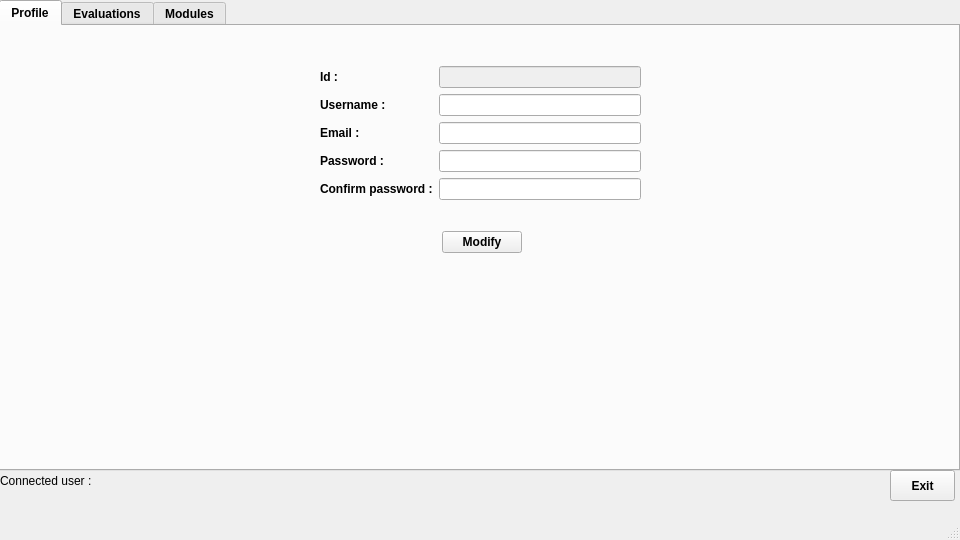
<?xml version="1.0" encoding="UTF-8"?>
<ui version="4.0">
 <class>UIFormateur</class>
 <widget class="QMainWindow" name="UIFormateur">
  <property name="geometry">
   <rect>
    <x>0</x>
    <y>0</y>
    <width>960</width>
    <height>540</height>
   </rect>
  </property>
  <property name="minimumSize">
   <size>
    <width>960</width>
    <height>540</height>
   </size>
  </property>
  <property name="maximumSize">
   <size>
    <width>960</width>
    <height>540</height>
   </size>
  </property>
  <property name="font">
   <font>
    <family>Tahoma</family>
   </font>
  </property>
  <property name="windowTitle">
   <string>MainWindow</string>
  </property>
  <widget class="QWidget" name="centralwidget">
   <widget class="QTabWidget" name="tabWidget">
    <property name="geometry">
     <rect>
      <x>-1</x>
      <y>0</y>
      <width>961</width>
      <height>471</height>
     </rect>
    </property>
    <property name="font">
     <font>
      <family>Tahoma</family>
      <weight>75</weight>
      <bold>true</bold>
     </font>
    </property>
    <property name="currentIndex">
     <number>0</number>
    </property>
    <widget class="QWidget" name="tabProfile">
     <attribute name="title">
      <string>Profile</string>
     </attribute>
     <widget class="QWidget" name="horizontalLayoutWidget_5">
      <property name="geometry">
       <rect>
        <x>-1</x>
        <y>40</y>
        <width>961</width>
        <height>161</height>
       </rect>
      </property>
      <layout class="QHBoxLayout" name="horizontalLayout_14">
       <item>
        <spacer name="horizontalSpacer_7">
         <property name="orientation">
          <enum>Qt::Horizontal</enum>
         </property>
         <property name="sizeHint" stdset="0">
          <size>
           <width>40</width>
           <height>20</height>
          </size>
         </property>
        </spacer>
       </item>
       <item>
        <layout class="QFormLayout" name="formLayout_7">
         <item row="0" column="0">
          <widget class="QLabel" name="labelId_7">
           <property name="font">
            <font>
             <family>Tahoma</family>
             <weight>75</weight>
             <bold>true</bold>
            </font>
           </property>
           <property name="text">
            <string>Id :</string>
           </property>
          </widget>
         </item>
         <item row="0" column="1">
          <widget class="QLineEdit" name="lineEditId_7">
           <property name="enabled">
            <bool>false</bool>
           </property>
           <property name="font">
            <font>
             <family>Tahoma</family>
             <weight>50</weight>
             <bold>false</bold>
            </font>
           </property>
          </widget>
         </item>
         <item row="1" column="0">
          <widget class="QLabel" name="labelUsername_7">
           <property name="font">
            <font>
             <family>Tahoma</family>
             <weight>75</weight>
             <bold>true</bold>
            </font>
           </property>
           <property name="text">
            <string>Username :</string>
           </property>
          </widget>
         </item>
         <item row="1" column="1">
          <widget class="QLineEdit" name="lineEditUsername_7">
           <property name="font">
            <font>
             <family>Tahoma</family>
             <weight>50</weight>
             <bold>false</bold>
            </font>
           </property>
          </widget>
         </item>
         <item row="2" column="0">
          <widget class="QLabel" name="labelEmail_5">
           <property name="font">
            <font>
             <family>Tahoma</family>
             <weight>75</weight>
             <bold>true</bold>
            </font>
           </property>
           <property name="text">
            <string>Email :</string>
           </property>
          </widget>
         </item>
         <item row="2" column="1">
          <widget class="QLineEdit" name="lineEditEmail_5">
           <property name="font">
            <font>
             <family>Tahoma</family>
             <weight>50</weight>
             <bold>false</bold>
            </font>
           </property>
          </widget>
         </item>
         <item row="3" column="0">
          <widget class="QLabel" name="labelPassword_7">
           <property name="font">
            <font>
             <family>Tahoma</family>
             <weight>75</weight>
             <bold>true</bold>
            </font>
           </property>
           <property name="text">
            <string>Password :</string>
           </property>
          </widget>
         </item>
         <item row="3" column="1">
          <widget class="QLineEdit" name="lineEditPassword_7">
           <property name="font">
            <font>
             <family>Tahoma</family>
             <weight>50</weight>
             <bold>false</bold>
            </font>
           </property>
           <property name="echoMode">
            <enum>QLineEdit::Password</enum>
           </property>
          </widget>
         </item>
         <item row="4" column="0">
          <widget class="QLabel" name="labelConfirmPassword_7">
           <property name="font">
            <font>
             <family>Tahoma</family>
             <weight>75</weight>
             <bold>true</bold>
            </font>
           </property>
           <property name="text">
            <string>Confirm password :</string>
           </property>
          </widget>
         </item>
         <item row="4" column="1">
          <widget class="QLineEdit" name="lineEditConfirmPassword_7">
           <property name="font">
            <font>
             <family>Tahoma</family>
             <weight>50</weight>
             <bold>false</bold>
            </font>
           </property>
           <property name="echoMode">
            <enum>QLineEdit::Password</enum>
           </property>
          </widget>
         </item>
        </layout>
       </item>
       <item>
        <spacer name="horizontalSpacer_9">
         <property name="orientation">
          <enum>Qt::Horizontal</enum>
         </property>
         <property name="sizeHint" stdset="0">
          <size>
           <width>40</width>
           <height>20</height>
          </size>
         </property>
        </spacer>
       </item>
      </layout>
     </widget>
     <widget class="QWidget" name="horizontalLayoutWidget_6">
      <property name="geometry">
       <rect>
        <x>0</x>
        <y>200</y>
        <width>961</width>
        <height>32</height>
       </rect>
      </property>
      <layout class="QHBoxLayout" name="horizontalLayout_15">
       <item>
        <spacer name="horizontalSpacer_11">
         <property name="orientation">
          <enum>Qt::Horizontal</enum>
         </property>
         <property name="sizeHint" stdset="0">
          <size>
           <width>40</width>
           <height>20</height>
          </size>
         </property>
        </spacer>
       </item>
       <item>
        <widget class="QPushButton" name="pushButtonModifyProfile">
         <property name="font">
          <font>
           <family>Tahoma</family>
           <weight>75</weight>
           <bold>true</bold>
          </font>
         </property>
         <property name="text">
          <string>Modify</string>
         </property>
        </widget>
       </item>
       <item>
        <spacer name="horizontalSpacer_10">
         <property name="orientation">
          <enum>Qt::Horizontal</enum>
         </property>
         <property name="sizeHint" stdset="0">
          <size>
           <width>40</width>
           <height>20</height>
          </size>
         </property>
        </spacer>
       </item>
      </layout>
     </widget>
    </widget>
    <widget class="QWidget" name="tabEvaluations">
     <attribute name="title">
      <string>Evaluations</string>
     </attribute>
     <widget class="QWidget" name="horizontalLayoutWidget_2">
      <property name="geometry">
       <rect>
        <x>0</x>
        <y>410</y>
        <width>951</width>
        <height>32</height>
       </rect>
      </property>
      <layout class="QHBoxLayout" name="horizontalLayout_12">
       <item>
        <spacer name="horizontalSpacer_6">
         <property name="orientation">
          <enum>Qt::Horizontal</enum>
         </property>
         <property name="sizeHint" stdset="0">
          <size>
           <width>40</width>
           <height>20</height>
          </size>
         </property>
        </spacer>
       </item>
       <item>
        <widget class="QPushButton" name="pushButtonConfirm">
         <property name="font">
          <font>
           <family>Tahoma</family>
           <weight>75</weight>
           <bold>true</bold>
          </font>
         </property>
         <property name="text">
          <string>Confirm</string>
         </property>
        </widget>
       </item>
       <item>
        <widget class="QPushButton" name="pushButtonList">
         <property name="font">
          <font>
           <family>Tahoma</family>
           <weight>75</weight>
           <bold>true</bold>
          </font>
         </property>
         <property name="text">
          <string>List</string>
         </property>
        </widget>
       </item>
       <item>
        <widget class="QPushButton" name="pushButtonDelete">
         <property name="font">
          <font>
           <family>Tahoma</family>
           <weight>75</weight>
           <bold>true</bold>
          </font>
         </property>
         <property name="text">
          <string>Delete</string>
         </property>
        </widget>
       </item>
       <item>
        <widget class="QPushButton" name="pushButtonReset">
         <property name="font">
          <font>
           <family>Tahoma</family>
           <weight>75</weight>
           <bold>true</bold>
          </font>
         </property>
         <property name="text">
          <string>Reset</string>
         </property>
        </widget>
       </item>
      </layout>
     </widget>
     <widget class="QTableView" name="tableViewStudents">
      <property name="geometry">
       <rect>
        <x>335</x>
        <y>40</y>
        <width>611</width>
        <height>221</height>
       </rect>
      </property>
      <property name="font">
       <font>
        <family>Tahoma</family>
        <weight>50</weight>
        <bold>false</bold>
       </font>
      </property>
     </widget>
     <widget class="QWidget" name="horizontalLayoutWidget_3">
      <property name="geometry">
       <rect>
        <x>-1</x>
        <y>0</y>
        <width>951</width>
        <height>38</height>
       </rect>
      </property>
      <layout class="QHBoxLayout" name="horizontalLayout_10">
       <item>
        <spacer name="horizontalSpacer_5">
         <property name="orientation">
          <enum>Qt::Horizontal</enum>
         </property>
         <property name="sizeHint" stdset="0">
          <size>
           <width>40</width>
           <height>20</height>
          </size>
         </property>
        </spacer>
       </item>
       <item>
        <widget class="QLabel" name="labelFindBy">
         <property name="font">
          <font>
           <family>Tahoma</family>
           <weight>75</weight>
           <bold>true</bold>
          </font>
         </property>
         <property name="text">
          <string>Find student by</string>
         </property>
        </widget>
       </item>
       <item>
        <widget class="QComboBox" name="comboBoxFindBy">
         <property name="font">
          <font>
           <family>Tahoma</family>
           <weight>50</weight>
           <bold>false</bold>
          </font>
         </property>
         <property name="currentIndex">
          <number>0</number>
         </property>
         <item>
          <property name="text">
           <string>Id</string>
          </property>
         </item>
         <item>
          <property name="text">
           <string>Username</string>
          </property>
         </item>
        </widget>
       </item>
       <item>
        <widget class="QLineEdit" name="lineEditSearch">
         <property name="font">
          <font>
           <family>Tahoma</family>
           <weight>50</weight>
           <bold>false</bold>
          </font>
         </property>
        </widget>
       </item>
       <item>
        <widget class="QPushButton" name="pushButtonSearch">
         <property name="text">
          <string>Search</string>
         </property>
        </widget>
       </item>
      </layout>
     </widget>
     <widget class="QWidget" name="formLayoutWidget">
      <property name="geometry">
       <rect>
        <x>0</x>
        <y>40</y>
        <width>321</width>
        <height>191</height>
       </rect>
      </property>
      <layout class="QFormLayout" name="formLayout_3">
       <item row="1" column="0">
        <widget class="QGroupBox" name="groupBoxType">
         <property name="font">
          <font>
           <family>Tahoma</family>
           <weight>75</weight>
           <bold>true</bold>
          </font>
         </property>
         <property name="title">
          <string>Type :</string>
         </property>
         <property name="alignment">
          <set>Qt::AlignRight|Qt::AlignTrailing|Qt::AlignVCenter</set>
         </property>
        </widget>
       </item>
       <item row="1" column="1">
        <widget class="QRadioButton" name="radioButtonExam">
         <property name="text">
          <string>Exam</string>
         </property>
        </widget>
       </item>
       <item row="0" column="1">
        <widget class="QRadioButton" name="radioButtonAssignment">
         <property name="font">
          <font>
           <family>Tahoma</family>
           <weight>75</weight>
           <bold>true</bold>
          </font>
         </property>
         <property name="text">
          <string>Assignment</string>
         </property>
        </widget>
       </item>
       <item row="2" column="0">
        <widget class="QLabel" name="labelClass">
         <property name="text">
          <string>Class :</string>
         </property>
        </widget>
       </item>
       <item row="2" column="1">
        <widget class="QComboBox" name="comboBoxClass"/>
       </item>
       <item row="3" column="1">
        <widget class="QComboBox" name="comboBoxModule"/>
       </item>
       <item row="3" column="0">
        <widget class="QLabel" name="labelModule">
         <property name="text">
          <string>Module :</string>
         </property>
        </widget>
       </item>
       <item row="4" column="0">
        <widget class="QLabel" name="labelGrade">
         <property name="text">
          <string>Grade :</string>
         </property>
        </widget>
       </item>
       <item row="5" column="0">
        <widget class="QLabel" name="labelBonus">
         <property name="text">
          <string>Bonus :</string>
         </property>
        </widget>
       </item>
       <item row="4" column="1">
        <widget class="QDoubleSpinBox" name="doubleSpinBoxGrade"/>
       </item>
       <item row="5" column="1">
        <widget class="QDoubleSpinBox" name="doubleSpinBoxBonus"/>
       </item>
      </layout>
     </widget>
     <widget class="Line" name="line">
      <property name="geometry">
       <rect>
        <x>0</x>
        <y>400</y>
        <width>951</width>
        <height>16</height>
       </rect>
      </property>
      <property name="orientation">
       <enum>Qt::Horizontal</enum>
      </property>
     </widget>
     <widget class="QWidget" name="horizontalLayoutWidget">
      <property name="geometry">
       <rect>
        <x>0</x>
        <y>230</y>
        <width>321</width>
        <height>31</height>
       </rect>
      </property>
      <layout class="QHBoxLayout" name="horizontalLayout_11">
       <item>
        <spacer name="horizontalSpacer_8">
         <property name="orientation">
          <enum>Qt::Horizontal</enum>
         </property>
         <property name="sizeHint" stdset="0">
          <size>
           <width>40</width>
           <height>20</height>
          </size>
         </property>
        </spacer>
       </item>
       <item>
        <widget class="QRadioButton" name="radioButtonCreate">
         <property name="font">
          <font>
           <family>Tahoma</family>
           <weight>75</weight>
           <bold>true</bold>
          </font>
         </property>
         <property name="text">
          <string>Create</string>
         </property>
         <property name="checked">
          <bool>true</bool>
         </property>
        </widget>
       </item>
       <item>
        <widget class="QRadioButton" name="radioButtonModify">
         <property name="font">
          <font>
           <family>Tahoma</family>
           <weight>75</weight>
           <bold>true</bold>
          </font>
         </property>
         <property name="text">
          <string>Modify</string>
         </property>
        </widget>
       </item>
      </layout>
     </widget>
     <widget class="Line" name="line_2">
      <property name="geometry">
       <rect>
        <x>0</x>
        <y>260</y>
        <width>951</width>
        <height>16</height>
       </rect>
      </property>
      <property name="orientation">
       <enum>Qt::Horizontal</enum>
      </property>
     </widget>
     <widget class="QWidget" name="horizontalLayoutWidget_7">
      <property name="geometry">
       <rect>
        <x>-1</x>
        <y>279</y>
        <width>951</width>
        <height>121</height>
       </rect>
      </property>
      <layout class="QHBoxLayout" name="horizontalLayout">
       <item>
        <spacer name="horizontalSpacer">
         <property name="orientation">
          <enum>Qt::Horizontal</enum>
         </property>
         <property name="sizeType">
          <enum>QSizePolicy::Fixed</enum>
         </property>
         <property name="sizeHint" stdset="0">
          <size>
           <width>325</width>
           <height>20</height>
          </size>
         </property>
        </spacer>
       </item>
       <item>
        <widget class="QTableView" name="tableViewStudents_2">
         <property name="font">
          <font>
           <family>Tahoma</family>
           <weight>50</weight>
           <bold>false</bold>
          </font>
         </property>
        </widget>
       </item>
      </layout>
     </widget>
    </widget>
    <widget class="QWidget" name="tabModules">
     <attribute name="title">
      <string>Modules</string>
     </attribute>
     <widget class="QWidget" name="horizontalLayoutWidget_8">
      <property name="geometry">
       <rect>
        <x>-1</x>
        <y>50</y>
        <width>961</width>
        <height>321</height>
       </rect>
      </property>
      <layout class="QHBoxLayout" name="horizontalLayout_2">
       <item>
        <spacer name="horizontalSpacer_3">
         <property name="orientation">
          <enum>Qt::Horizontal</enum>
         </property>
         <property name="sizeType">
          <enum>QSizePolicy::Fixed</enum>
         </property>
         <property name="sizeHint" stdset="0">
          <size>
           <width>150</width>
           <height>20</height>
          </size>
         </property>
        </spacer>
       </item>
       <item>
        <widget class="QTableView" name="tableViewModules">
         <property name="font">
          <font>
           <family>Tahoma</family>
           <weight>50</weight>
           <bold>false</bold>
          </font>
         </property>
        </widget>
       </item>
       <item>
        <spacer name="horizontalSpacer_2">
         <property name="orientation">
          <enum>Qt::Horizontal</enum>
         </property>
         <property name="sizeType">
          <enum>QSizePolicy::Fixed</enum>
         </property>
         <property name="sizeHint" stdset="0">
          <size>
           <width>150</width>
           <height>20</height>
          </size>
         </property>
        </spacer>
       </item>
      </layout>
     </widget>
    </widget>
   </widget>
   <widget class="QWidget" name="horizontalLayoutWidget_4">
    <property name="geometry">
     <rect>
      <x>0</x>
      <y>470</y>
      <width>221</width>
      <height>21</height>
     </rect>
    </property>
    <layout class="QHBoxLayout" name="horizontalLayout_9">
     <item>
      <widget class="QLabel" name="labelConnectedUserTitle">
       <property name="font">
        <font>
         <family>Tahoma</family>
         <weight>50</weight>
         <bold>false</bold>
        </font>
       </property>
       <property name="text">
        <string>Connected user :</string>
       </property>
      </widget>
     </item>
     <item>
      <widget class="QLabel" name="labelConnectedUser">
       <property name="font">
        <font>
         <family>Tahoma</family>
         <weight>75</weight>
         <bold>true</bold>
        </font>
       </property>
       <property name="text">
        <string>&lt;dynamic&gt;</string>
       </property>
      </widget>
     </item>
    </layout>
   </widget>
   <widget class="QPushButton" name="pushButtonExit_3">
    <property name="geometry">
     <rect>
      <x>890</x>
      <y>470</y>
      <width>65</width>
      <height>31</height>
     </rect>
    </property>
    <property name="font">
     <font>
      <family>Tahoma</family>
      <weight>75</weight>
      <bold>true</bold>
     </font>
    </property>
    <property name="text">
     <string>Exit</string>
    </property>
   </widget>
  </widget>
  <widget class="QMenuBar" name="menubar">
   <property name="geometry">
    <rect>
     <x>0</x>
     <y>0</y>
     <width>960</width>
     <height>22</height>
    </rect>
   </property>
  </widget>
  <widget class="QStatusBar" name="statusbar"/>
 </widget>
 <resources/>
 <connections/>
</ui>
